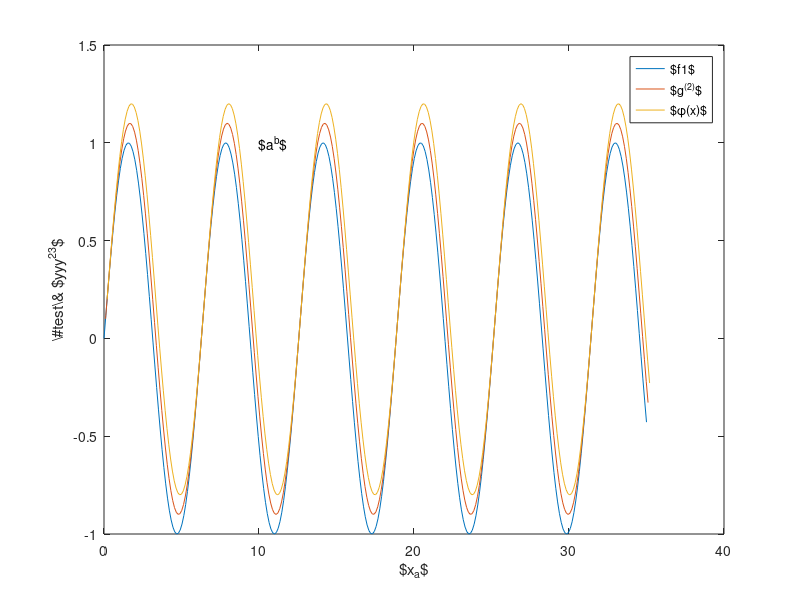

The MATLAB script that drew this image: (Note: this script raises an error after producing the figure.)
x=linspace(0,35,300);
y=sin(x);
%set(0,'DefaulttextInterpreter', 'none')
subplot(1,1,1)
plot(x,y,x+.1,y+.1,x+.2,y+.2);
xlabel('$x_a$'); 
ylabel('\#test\& $yyy^{23}$')
legend({'$f1$', '$g^{(2)}$', '$\phi(x)$'})
text(10,1,'$a^b$')

basename='aaa'
topic='bbb'

psfrag_list=psfrag_format( gca )

% If requested also save tex file
inc_filename=sprintf( '%s_%s', basename, topic );
tex_filename=sprintf( './%s/%s_%s-fig.tex', 'eps', basename, topic );
write_tex_include( basename, topic, 'eps', '', true, psfrag_list )

save_eps( basename, topic );
